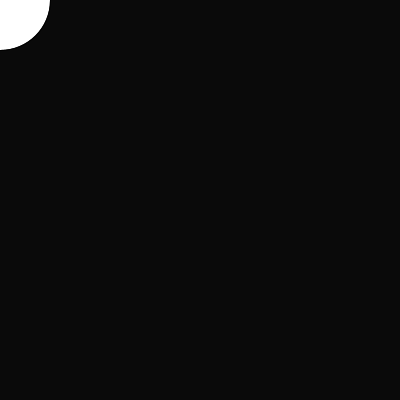
Frame 1 (no input)
Frame 60 (the mouse pressed at the canvas centre just before this capture): identical to frame 1, image omitted
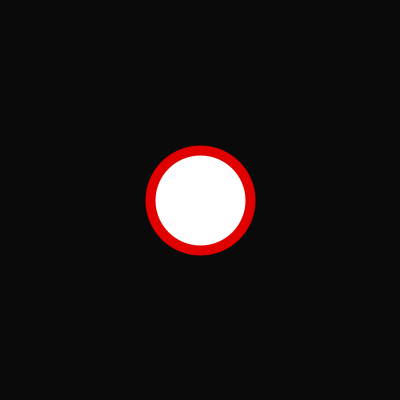
Frame 120 (the mouse held since frame 60 and released just before this capture)

The Processing sketch that drew these frames (run headless with seeded random() and noise(); from frame 60 on, the mouse is pressed at the canvas centre):

// Processing sketch: processing_52310
// ── processing_52310.pde

//kathryn thomas
//homework 5
// copyright 2012

float dia;


void setup ()
{
  size (400, 400);
  background ( 0,0,0);
  frameRate(30);
  fill (220, 57, 20);
  dia=100;
}

void draw ()
{
smooth();
background(10);  
fill(255,255,255);
ellipse(mouseX,mouseY,dia,dia);

}

void mousePressed() {
    noFill();
    stroke(225,0,0);
    strokeWeight(10);
    ellipse(mouseX,mouseY,dia+20,dia+20);  
}

void mouseDragged() {
    stroke (255,0,0);
    noFill();
    ellipse (mouseX, mouseY, dia+50,dia+50);
}

void keyPressed(){
if (keyCode == UP)
{
stroke(255,255,255);
strokeWeight(10);
dia=dia+10;

}

if (keyCode == DOWN) 

  dia=dia-10;
  
if (key == ' ')  
{
background(0,0,0);
}
}
